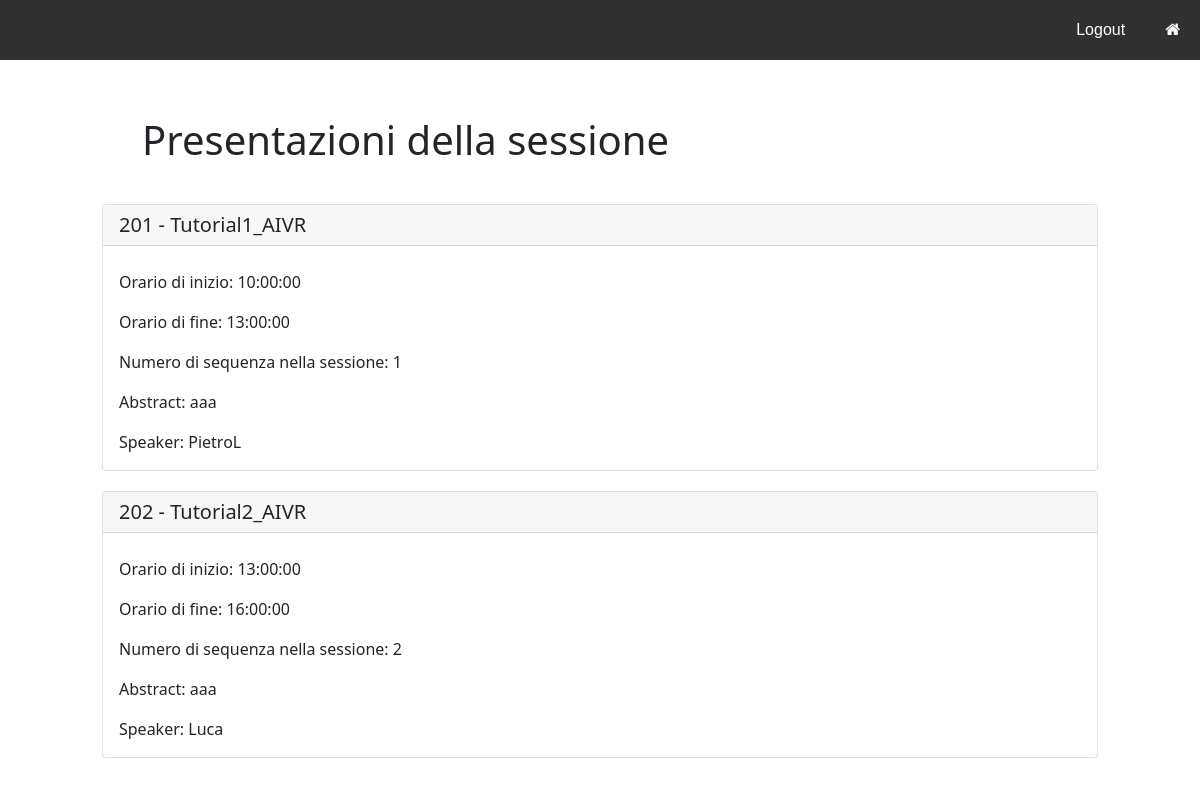
Screenshot of /php/presentazioni.php?codiceSessione=200622 with the database file from the repository.
### tables this page shows
CREATE TABLE TUTORIAL(
	CodicePresentazione INT PRIMARY KEY,
    Titolo VARCHAR(100),
    Abstract VARCHAR(500),
    FOREIGN KEY(CodicePresentazione) REFERENCES PRESENTAZIONE(Codice) ON DELETE CASCADE
);

CREATE TABLE PRESENTAZIONE(
    Codice INT PRIMARY KEY,
    Inizio TIME,
    Fine TIME,
    NumeroSequenza INT 
);

CREATE TABLE DIMOSTRAZIONE(
	UsernameUtente VARCHAR(100),
	CodicePresentazione INT,
    PRIMARY KEY(UsernameUtente,CodicePresentazione),
    FOREIGN KEY(CodicePresentazione) REFERENCES PRESENTAZIONE(Codice) ON DELETE CASCADE,
    FOREIGN KEY(UsernameUtente) REFERENCES UTENTE(Username) ON DELETE CASCADE
);

### php/presentazioni.php (called while the page is built, shortened)
<?php
    require_once('connection.php');
    $templateParams["sessione"] = $dbh->getSessioneByCodice($_GET["codiceSessione"]);
    $templateParams["presentazioni"] = $dbh->getPresentazioniBySessione($templateParams["sessione"][0]["Codice"]);
    require 'template/templatePresentazioni.php';
?>

### php/database.php (called while the page is built, shortened)
<?php
    class DatabaseHelper{
        private $db;
        public function __construct($servername, $username, $password, $dbname, $port){
            $this->db = new mysqli($servername, $username, $password, $dbname, $port);
        }
        public function getPresentazioniBySessione($codiceSessione){
            $query = "SELECT * FROM SESSIONE, FORMAZIONE, PRESENTAZIONE WHERE SESSIONE.Codice=CodiceSessione AND PRESENTAZIONE.Codice=CodicePresentazione AND CodiceSessione=?";
            $stmt = $this->db->prepare($query);
            $stmt->bind_param('i',$codiceSessione);
            $stmt->execute();
            $result = $stmt->get_result();
            return $result->fetch_all(MYSQLI_ASSOC);
        }
        public function getTutorialByCodice($codicePres){
            $query = "SELECT * FROM TUTORIAL WHERE CodicePresentazione=?";
            $stmt = $this->db->prepare($query);
            $stmt->bind_param('i',$codicePres);
            $stmt->execute();
            $result = $stmt->get_result();
            return $result->fetch_all(MYSQLI_ASSOC);
        }
        public function getArticoloByCodice($codicePres){
            $query = "SELECT * FROM ARTICOLO WHERE CodicePresentazione=?";
            $stmt = $this->db->prepare($query);
            $stmt->bind_param('i',$codicePres);
            $stmt->execute();
            $result = $stmt->get_result();
            return $result->fetch_all(MYSQLI_ASSOC);
        }
        public function getSessionebyCodice($codiceSess){
            $query = "SELECT * FROM SESSIONE WHERE Codice=?";
            $stmt = $this->db->prepare($query);
            $stmt->bind_param('i',$codiceSess);
            $stmt->execute();
            $result = $stmt->get_result();
            return $result->fetch_all(MYSQLI_ASSOC);
        }
        public function getSpeakerByTutorial($codice){
            $query = "SELECT UsernameUtente FROM TUTORIAL, DIMOSTRAZIONE WHERE TUTORIAL.CodicePresentazione=DIMOSTRAZIONE.CodicePresentazione AND DIMOSTRAZIONE.CodicePresentazione=?";
            $stmt = $this->db->prepare($query);
            $stmt->bind_param('i',$codice);
            $stmt->execute();
            $result = $stmt->get_result();
            return $result->fetch_all(MYSQLI_ASSOC);
        }
    }
?>

### php/connection.php (called while the page is built, shortened)
<?php
    require_once("database.php");
    $dbh = new DatabaseHelper("localhost", "root", "", "confvirtual", 3306);
?>

### php/template/templatePresentazioni.php (the view, shortened to what this page needs)
<!DOCTYPE html>
<html>
  <head>
    <link rel="stylesheet" href="../css/styleHome.css">
    <link href="https://cdn.jsdelivr.net/npm/bootstrap@5.1.3/dist/css/bootstrap.min.css" rel="stylesheet">
    <link rel="stylesheet" href="https://cdnjs.cloudflare.com/ajax/libs/font-awesome/4.7.0/css/font-awesome.min.css">
    <link rel="stylesheet" href="https://cdnjs.cloudflare.com/ajax/libs/font-awesome/4.7.0/css/font-awesome.min.css">
  </head>
  <body>
    <ul>
      <li style="float:right"><a href="../php/paginaUtente.php"><i class="fa fa-home"></i></a></li>
      <li style="float:right"><a href="../php/logout.php">Logout</a></li>
    </ul>
    <div class="row">
      <div class="col-md-1"></div>
      <div class="col-md-10">
        <h1 style="margin: 40px;">Presentazioni della sessione </h1>
        <?php foreach($templateParams['presentazioni'] as $presentazione): ?>
          <div class="card" style="margin-bottom: 20px;">
            <?php if($dbh->getArticoloByCodice($presentazione["Codice"])): ?>
              <?php foreach($dbh->getArticoloByCodice($presentazione["Codice"]) as $articolo): ?>
                <h5 class="card-header"><?php echo $presentazione["Codice"] . " - " . $articolo["Titolo"]?></h5>
                <div class="card-body">
                  <h5 class="card-title"></h5>
                  <p class="card-text">Orario di inizio: <?php echo $presentazione["Inizio"]?></p>
                  <p class="card-text">Orario di fine: <?php echo $presentazione["Fine"]?></p>
                  <p class="card-text">Numero di sequenza nella sessione: <?php echo $presentazione["NumeroSequenza"]?></p>
                  <p class="card-text">Numero pagine: <?php echo $articolo["NumeroPagine"]?></p>
                  <p class="card-text">Presenter: <?php echo $articolo["UsernameUtente"]?></p>
              <?php endforeach; ?>
            <?php elseif($dbh->getTutorialByCodice($presentazione["Codice"])): ?>
              <?php foreach($dbh->getTutorialByCodice($presentazione["Codice"]) as $tutorial): ?>
                <h5 class="card-header"><?php echo $presentazione["Codice"] . " - " . $tutorial["Titolo"]?></h5>
                <div class="card-body">
                  <p class="card-text">Orario di inizio: <?php echo $presentazione["Inizio"]?></p>
                  <p class="card-text">Orario di fine: <?php echo $presentazione["Fine"]?></p>
                  <p class="card-text">Numero di sequenza nella sessione: <?php echo $presentazione["NumeroSequenza"]?></p>
                  <p class="card-text">Abstract: <?php echo $tutorial["Abstract"]?></p>
                  <?php foreach($dbh->getSpeakerByTutorial($tutorial["CodicePresentazione"]) as $speaker): ?>
                      <p class="card-text">Speaker: <?php echo $speaker["UsernameUtente"]?></p>
                  <?php endforeach; ?>
              <?php endforeach; ?>
            <?php endif; ?>
            </div>
          </div>
        <?php endforeach; ?>
      </div>
    </div>
  </body>
</html>

### css/styleHome.css (style rules this page uses)
ul { list-style-type: none; margin: 0; padding: 0; overflow: hidden; background-color: #303030; }
li { float: left; }
li a { display: block; color: white; text-align: center; padding: 18px 20px; text-decoration: none; font-family: 'Poppins', sans-serif; }

### rows the page displays
tutorial: CodicePresentazione.Codice "201", Titolo "Tutorial1_AIVR", CodicePresentazione.Inizio "10:00:00", CodicePresentazione.Fine "13:00:00", CodicePresentazione.NumeroSequenza "1", Abstract "aaa"
dimostrazione: UsernameUtente "PietroL"
tutorial: CodicePresentazione.Codice "202", Titolo "Tutorial2_AIVR", CodicePresentazione.Inizio "13:00:00", CodicePresentazione.Fine "16:00:00", CodicePresentazione.NumeroSequenza "2", Abstract "aaa"
dimostrazione: UsernameUtente "Luca"
